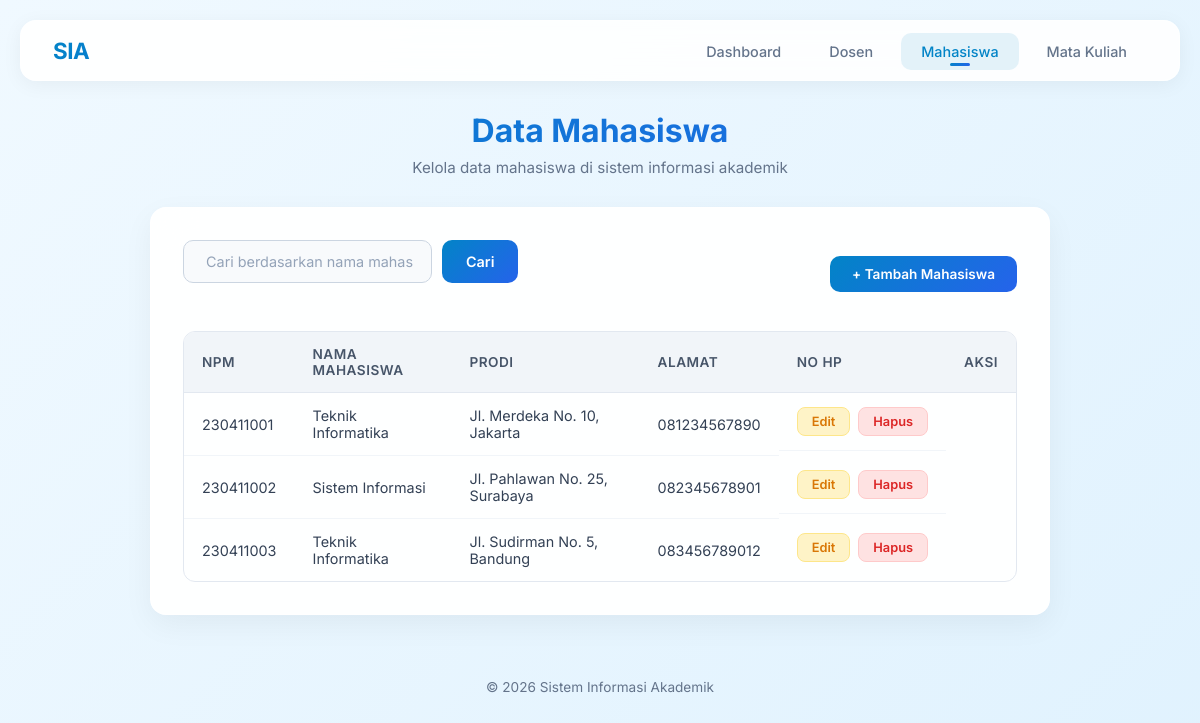
Screenshot of /viewmahasiswa.php with the database file from the repository.
### tables this page shows
CREATE TABLE IF NOT EXISTS t_mahasiswa (
    npm INT PRIMARY KEY,
    namaMhs VARCHAR(50),
    prodi VARCHAR(25),
    alamat VARCHAR(70),
    noHP VARCHAR(25)
);

### viewmahasiswa.php (the view, shortened to what this page needs)
<?php
include("koneksi.php");
$search = "";
$whereClause = "";
?>
<!DOCTYPE html>
<html lang="id">
    <head>
        <link rel="stylesheet" href="style.css">
</head>
<body>
     <nav class="navbar">
        <div class="brand">SIA <span>| Sistem Informasi Akademik</span></div>
        <ul class="nav-links">
            <li><a href="index.php"> Dashboard</a></li>
            <li><a href="viewdosen.php"> Dosen</a></li>
            <li><a href="viewmahasiswa.php" class="active"> Mahasiswa </a></li>
            <li><a href="viewmatakuliah.php"> Mata Kuliah</a></li>
</ul>
</nav>
 <div class="page-header fade-in">
    <h1>Data Mahasiswa</h1>
    <p>Kelola data mahasiswa di sistem informasi akademik</p>
</div>
<div class="card fade-in">
     <div class="actions-bar">
        <form class="search-bar" method="GET" action="viewmahasiswa.php">
            <input type="text" name="search" placeholder=" Cari berdasarkan nama mahasiswa..." value="<?php echo htmlspecialchars($search); ?>">
            <button type="submit">Cari</button>
</form>
<a href="inputmahasiswa.php" class="btn btn-primary">+ Tambah Mahasiswa</a>
</div>
     <table class="data-table">
        <thead>
            <tr>
                <th>NPM</th>
                <th>Nama Mahasiswa</th>
                <th>Prodi</th>
                <th>Alamat</th>
                <th>No HP</th>
                <th>Aksi</th>
</tr>
</thead>
<tbody>
    <?php
    $query = "SELECT * FROM t_mahasiswa" . $whereClause . " ORDER BY npm ASC";
    $result = mysqli_query($link, $query);
    if (mysqli_num_rows($result) > 0) {
        while ($data = mysqli_fetch_assoc($result))
            {
                echo "<tr>";
                echo "<td>$data[npm]</td>";
                echo "<td>$data[prodi]</td>";
                echo "<td>$data[alamat]</td>";
                echo "<td>$data[noHP]</td>";
                echo'<td class="action-links">
                <a href="editmahasiswa.php?npm='.$data['npm'].'" class="btn btn-warning btn-sm"> Edit</a>
                <a href="hapusmahasiswa.php?npm='.$data['npm'].'" class="btn btn-danger btn-sm"
                onclick="return confirm(\'Anda yakin akan menghapus data?\')"> Hapus</a>
                </td>';
                echo "</tr>";
                }
    } else {
        echo '<tr><td colspan="6"><div class="empty-state"><div class="icon"> </div><p>Belum ada data mahasiswa' . ($search ? ' untuk pencarian "' . htmlspecialchars($search) . '"' : '') . '</p></div></td></tr>';
    }
    ?>
    </tbody>
</table>
</div>
<div class="footer">
    &copy; <?php echo date('Y'); ?> Sistem Informasi Akademik
</div>
</body>
</html>

### style.css (style rules this page uses)
* { margin: 0; padding: 0; box-sizing: border-box; }
body { font-family: 'Inter', sans-serif; background: linear-gradient(135deg, #f0f9ff 0%, #e0f2fe 100%); min-height: 100vh; color: #334155; padding: 20px; }
.navbar { background: rgba(255, 255, 255, 0.9); backdrop-filter: blur(20px); border: 1px solid rgba(255, 255, 255, 0.5); border-radius: 16px; padding: 16px 32px; margin-bottom: 30px; display: flex; justify-content: space-between; align-items: center; box-shadow: 0 4px 20px rgba(0, 0, 0, 0.05); }
.navbar .brand { font-size: 1.4rem; font-weight: 700; background: linear-gradient(135deg, #0284c7 0%, #2563eb 100%); -webkit-background-clip: text; -webkit-text-fill-color: transparent; background-clip: text; letter-spacing: -0.5px; }
.navbar .brand span { font-weight: 400; opacity: 0.7; }
.nav-links { display: flex; gap: 8px; list-style: none; }
.nav-links a { text-decoration: none; color: #64748b; padding: 10px 20px; border-radius: 10px; font-size: 0.9rem; font-weight: 500; transition: all 0.3s cubic-bezier(0.4, 0, 0.2, 1); position: relative; }
.nav-links a:hover, .nav-links a.active { color: #0284c7; background: rgba(2, 132, 199, 0.1); }
.nav-links a.active::after { content: ''; position: absolute; bottom: 4px; left: 50%; transform: translateX(-50%); width: 20px; height: 3px; background: linear-gradient(135deg, #0284c7, #2563eb); border-radius: 2px; }
.page-header { text-align: center; margin-bottom: 30px; }
.page-header h1 { font-size: 2rem; font-weight: 700; background: linear-gradient(135deg, #0284c7 0%, #2563eb 100%); -webkit-background-clip: text; -webkit-text-fill-color: transparent; background-clip: text; margin-bottom: 8px; }
.page-header p { color: #64748b; font-size: 0.95rem; }
.card { background: rgba(255, 255, 255, 0.95); backdrop-filter: blur(20px); border: 1px solid rgba(255, 255, 255, 0.8); border-radius: 16px; padding: 32px; box-shadow: 0 10px 30px rgba(0, 0, 0, 0.05); max-width: 900px; margin: 0 auto; }
.search-bar { display: flex; gap: 10px; margin-bottom: 24px; max-width: 500px; }
.search-bar input[type="text"] { flex: 1; padding: 12px 18px; border-radius: 10px; border: 1px solid #cbd5e1; background: #f8fafc; color: #334155; font-family: 'Inter', sans-serif; font-size: 0.9rem; outline: none; transition: border-color 0.3s, box-shadow 0.3s; }
.search-bar input[type="text"]::placeholder { color: #94a3b8; }
.search-bar button { padding: 12px 24px; border-radius: 10px; border: none; background: linear-gradient(135deg, #0284c7 0%, #2563eb 100%); color: #fff; font-family: 'Inter', sans-serif; font-weight: 600; font-size: 0.9rem; cursor: pointer; transition: all 0.3s; }
.actions-bar { display: flex; justify-content: space-between; align-items: center; margin-bottom: 24px; flex-wrap: wrap; gap: 12px; }
.btn { display: inline-flex; align-items: center; gap: 6px; text-decoration: none; padding: 10px 22px; border-radius: 10px; font-family: 'Inter', sans-serif; font-weight: 600; font-size: 0.85rem; cursor: pointer; border: none; transition: all 0.3s cubic-bezier(0.4, 0, 0.2, 1); }
.btn-primary { background: linear-gradient(135deg, #0284c7 0%, #2563eb 100%); color: #fff; }
.btn-warning { background: #fef3c7; color: #d97706; border: 1px solid #fde68a; }
.btn-danger { background: #fee2e2; color: #dc2626; border: 1px solid #fecaca; }
.btn-sm { padding: 6px 14px; font-size: 0.8rem; border-radius: 8px; }
.data-table { width: 100%; border-collapse: separate; border-spacing: 0; overflow: hidden; border-radius: 12px; border: 1px solid #e2e8f0; }
.data-table thead { background: #f1f5f9; }
.data-table th { padding: 14px 18px; text-align: left; font-weight: 600; font-size: 0.85rem; color: #475569; text-transform: uppercase; letter-spacing: 0.5px; border-bottom: 1px solid #e2e8f0; }
.data-table td { padding: 14px 18px; font-size: 0.9rem; color: #334155; border-bottom: 1px solid #f1f5f9; }
.data-table tbody tr { transition: background 0.2s; }
.data-table tbody tr:last-child td { border-bottom: none; }
.data-table .action-links { display: flex; gap: 8px; }
.footer { text-align: center; padding: 24px; margin-top: 40px; color: #64748b; font-size: 0.85rem; }
.fade-in { animation: fadeIn 0.5s ease; }

### rows the page displays
t_mahasiswa: npm "230411001", prodi "Teknik Informatika", alamat "Jl. Merdeka No. 10, Jakarta", noHP "081234567890"
t_mahasiswa: npm "230411002", prodi "Sistem Informasi", alamat "Jl. Pahlawan No. 25, Surabaya", noHP "082345678901"
t_mahasiswa: npm "230411003", prodi "Teknik Informatika", alamat "Jl. Sudirman No. 5, Bandung", noHP "083456789012"
